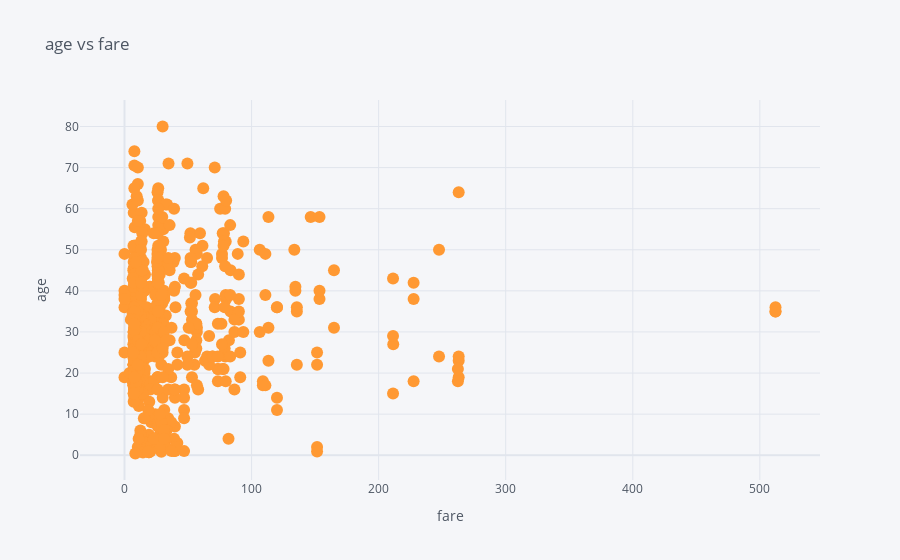

The cell this chart's notebook holds for it:
### Code cell
titanic.iplot(x="fare",y="age",mode="markers",xTitle="fare",yTitle="age",title="age vs fare")

### Figure 1 — Plotly figure (JSON) as saved in the notebook; plotly's stock layout.template omitted (floating-point values rounded to 4 significant figures; data arrays with more than 128 entries replaced by an {"elided": "..."} marker saying what was removed)
{"data": [{"line": {"color": "rgba(255, 153, 51, 1.0)", "dash": "solid", "shape": "linear", "width": 1.3}, "marker": {"size": 12, "symbol": "circle"}, "mode": "markers", "name": "age", "text": "", "type": "scatter", "x": {"elided": "891 float values"}, "y": {"elided": "891 mixed values"}}], "layout": {"legend": {"bgcolor": "#F5F6F9", "font": {"color": "#4D5663"}}, "paper_bgcolor": "#F5F6F9", "plot_bgcolor": "#F5F6F9", "title": {"font": {"color": "#4D5663"}, "text": "age vs fare"}, "xaxis": {"gridcolor": "#E1E5ED", "showgrid": true, "tickfont": {"color": "#4D5663"}, "title": {"font": {"color": "#4D5663"}, "text": "fare"}, "zerolinecolor": "#E1E5ED"}, "yaxis": {"gridcolor": "#E1E5ED", "showgrid": true, "tickfont": {"color": "#4D5663"}, "title": {"font": {"color": "#4D5663"}, "text": "age"}, "zerolinecolor": "#E1E5ED"}}}
